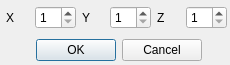
<?xml version="1.0" encoding="UTF-8"?>
<ui version="4.0">
 <class>createMesh</class>
 <widget class="QDialog" name="createMesh">
  <property name="geometry">
   <rect>
    <x>0</x>
    <y>0</y>
    <width>230</width>
    <height>65</height>
   </rect>
  </property>
  <property name="sizePolicy">
   <sizepolicy hsizetype="Fixed" vsizetype="Fixed">
    <horstretch>0</horstretch>
    <verstretch>0</verstretch>
   </sizepolicy>
  </property>
  <property name="minimumSize">
   <size>
    <width>230</width>
    <height>65</height>
   </size>
  </property>
  <property name="maximumSize">
   <size>
    <width>230</width>
    <height>65</height>
   </size>
  </property>
  <property name="windowTitle">
   <string>Creare Mesh</string>
  </property>
  <property name="locale">
   <locale language="English" country="UnitedStates"/>
  </property>
  <widget class="QDialogButtonBox" name="buttonBox">
   <property name="geometry">
    <rect>
     <x>33</x>
     <y>34</y>
     <width>171</width>
     <height>32</height>
    </rect>
   </property>
   <property name="orientation">
    <enum>Qt::Horizontal</enum>
   </property>
   <property name="standardButtons">
    <set>QDialogButtonBox::Cancel|QDialogButtonBox::Ok</set>
   </property>
   <property name="centerButtons">
    <bool>true</bool>
   </property>
  </widget>
  <widget class="QWidget" name="horizontalLayoutWidget_2">
   <property name="geometry">
    <rect>
     <x>6</x>
     <y>2</y>
     <width>221</width>
     <height>31</height>
    </rect>
   </property>
   <layout class="QHBoxLayout" name="horizontalLayout_2">
    <item>
     <widget class="QLabel" name="label_3">
      <property name="text">
       <string>X</string>
      </property>
     </widget>
    </item>
    <item>
     <widget class="QSpinBox" name="xvalue">
      <property name="minimum">
       <number>1</number>
      </property>
     </widget>
    </item>
    <item>
     <widget class="QLabel" name="label_4">
      <property name="text">
       <string>Y</string>
      </property>
     </widget>
    </item>
    <item>
     <widget class="QSpinBox" name="yvalue">
      <property name="minimum">
       <number>1</number>
      </property>
     </widget>
    </item>
    <item>
     <widget class="QLabel" name="label_2">
      <property name="text">
       <string>Z</string>
      </property>
     </widget>
    </item>
    <item>
     <widget class="QSpinBox" name="zvalue">
      <property name="minimum">
       <number>1</number>
      </property>
     </widget>
    </item>
   </layout>
  </widget>
 </widget>
 <tabstops>
  <tabstop>buttonBox</tabstop>
 </tabstops>
 <resources/>
 <connections>
  <connection>
   <sender>buttonBox</sender>
   <signal>accepted()</signal>
   <receiver>createMesh</receiver>
   <slot>accept()</slot>
   <hints>
    <hint type="sourcelabel">
     <x>248</x>
     <y>254</y>
    </hint>
    <hint type="destinationlabel">
     <x>157</x>
     <y>274</y>
    </hint>
   </hints>
  </connection>
  <connection>
   <sender>buttonBox</sender>
   <signal>rejected()</signal>
   <receiver>createMesh</receiver>
   <slot>reject()</slot>
   <hints>
    <hint type="sourcelabel">
     <x>316</x>
     <y>260</y>
    </hint>
    <hint type="destinationlabel">
     <x>286</x>
     <y>274</y>
    </hint>
   </hints>
  </connection>
 </connections>
</ui>
